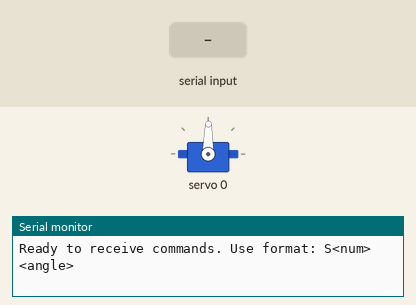
Simulated run of this sketch. Board: Arduino Uno, built with avr-gcc and run on an emulated ATmega328P. On the bench: servo, the last lines printed to the serial monitor. Inputs (shaded band) come from the test bench.

Above: at 1.2 s.
1.3 s: "S,45\n" received over Serial
At 1.45 s:
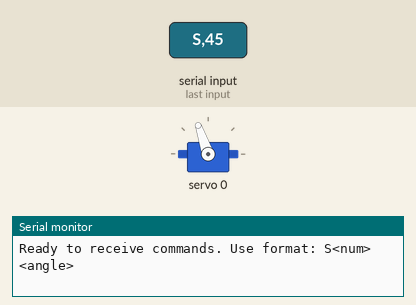
3.7 s: "S\n" received over Serial
At 4.8 s:
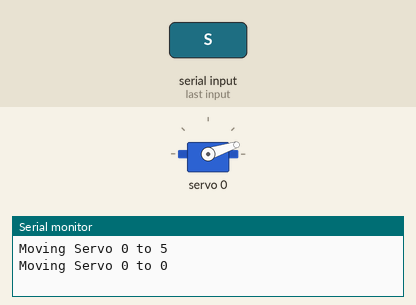
Timing chart, 0 to 6.7 s (numbered marks = the images above; inputs shaded):
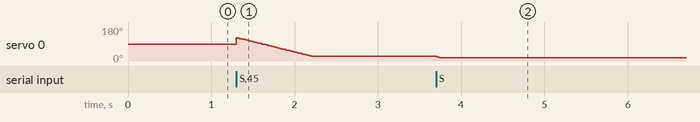

Measured:
- after the input at 3.7 s, servo 0: 24° → 18° at once

The sketch:

test1.ino
```cpp
#include <Arduino.h>
#include <Wire.h>
#include <SPI.h>
#include <Adafruit_PWMServoDriver.h>
#include <math.h>

Adafruit_PWMServoDriver pwm = Adafruit_PWMServoDriver();

const int numServos = 5;
const int servoPins[numServos] = {0, 1, 2, 3, 4};
const int servoMin = 150; // Minimum servo pulse length
const int ServoMid = 300;
const int servoMax = 600; // Maximum servo pulse length

// Servo limits
const int servoLimits[numServos][2] = {{0, 180}, {10, 170}, {0, 180}, {0, 180}, {30, 150}}; // Adjust limits for each servo

const char *servoNames[numServos] = {"Servo Base", "Servo Swing", "Servo Arm One", "Servo Arm Two", "Servo Gripper"};

// Servo positions for smooth control
int currentServoPos[numServos] = {90, 90, 90, 90, 90}; // Initial positions

// Link lengths (assume two-link planar arm for simplicity)
float link1 = 10.0; // Length of arm link 1
float link2 = 10.0; // Length of arm link 2

// Speed control variable
int speedDelay = 10; // Speed control (lower is faster)

// Function to smoothly move a servo
void moveServoSmooth(int servoNum, int targetPos)
{
  int currentPos = currentServoPos[servoNum];

  // Ensure target position is within servo limits
  targetPos = constrain(targetPos, servoLimits[servoNum][0], servoLimits[servoNum][1]);

  // Move the servo gradually towards the target position
  while (currentPos != targetPos)
  {
    if (currentPos < targetPos)
    {
      currentPos++;
    }
    else if (currentPos > targetPos)
    {
      currentPos--;
    }
    int pulse = map(currentPos, 0, 180, servoMin, servoMax);
    pwm.setPWM(servoPins[servoNum], 0, pulse);
    currentServoPos[servoNum] = currentPos; // Update current position
    delay(speedDelay);                      // Control speed of movement
  }
}

// Inverse Kinematics for planar arm
void inverseKinematics(float x, float y)
{
  float d = sqrt(x * x + y * y); // Distance from base to end-effector
  if (d > (link1 + link2) || d < fabs(link1 - link2))
  {
    Serial.println("Target unreachable"); // Safety check: out of reach
    return;
  }

  float angle2 = acos((x * x + y * y - link1 * link1 - link2 * link2) / (2 * link1 * link2)); // Elbow angle
  float angle1 = atan2(y, x) - atan2(link2 * sin(angle2), link1 + link2 * cos(angle2));       // Shoulder angle

  // Convert angles to degrees
  int servoAngle1 = (int)(angle1 * 180.0 / PI);
  int servoAngle2 = (int)(angle2 * 180.0 / PI);

  // Move servos (Servo Arm One and Servo Arm Two) to new positions
  moveServoSmooth(2, servoAngle1);
  moveServoSmooth(3, servoAngle2);
}

// Safety mechanism to prevent out-of-bounds or dangerous movements
bool isSafePosition(float x, float y)
{
  // Add safety zones where the arm is restricted
  if (x < 0 || y < 0 || x > (link1 + link2) || y > 10)
  { // Example soft limits
    Serial.println("Unsafe position!");
    return false;
  }
  return true;
}

void setup()
{
  Serial.begin(115200); // Set up Serial communication at 115200 baud rate
  pwm.begin();
  pwm.setOscillatorFrequency(27000000);
  pwm.setPWMFreq(50);

  Serial.println("Ready to receive commands. Use format: S<num> <angle>");
  pwm.setPWM(servoPins[0 - 4], 0, ServoMid); // Initialize servos at mid position
}

void loop()
{
  // Read serial input to control the servos
  if (Serial.available())
  {
    String input = Serial.readStringUntil('\n');
    input.trim();

    if (input.startsWith("S"))
    {
      int servoNum = input.substring(1, 2).toInt();
      int servoValue = input.substring(3).toInt();

      if (servoNum >= 0 && servoNum < numServos)
      {
        moveServoSmooth(servoNum, servoValue);
        Serial.print("Moving Servo ");
        Serial.print(servoNum);
        Serial.print(" to ");
        Serial.println(servoValue);
      }
      else
      {
        Serial.println("Invalid servo number.");
      }
    }
    else
    {
      Serial.println("Invalid command. Use format: S<num> <angle>");
    }
  }
}
```
